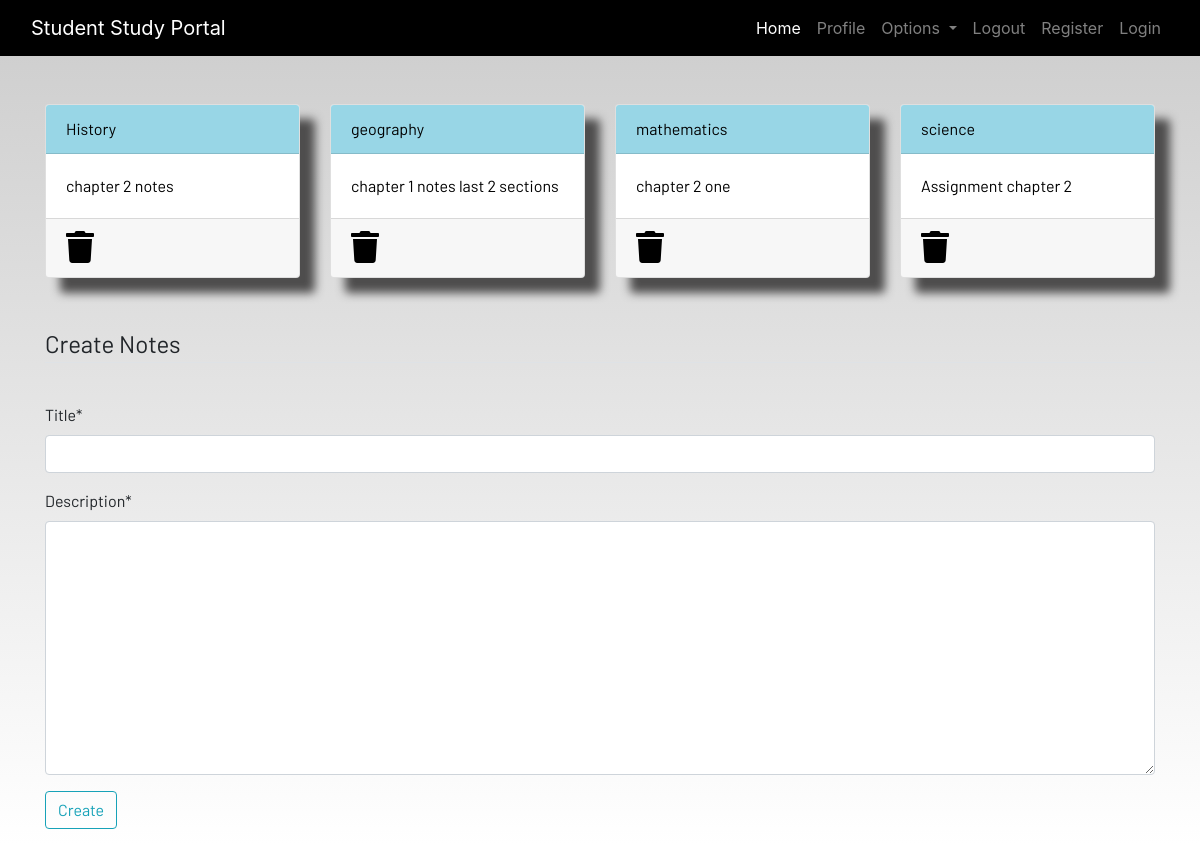
The page /notes (signed in) on the database as committed earlier.
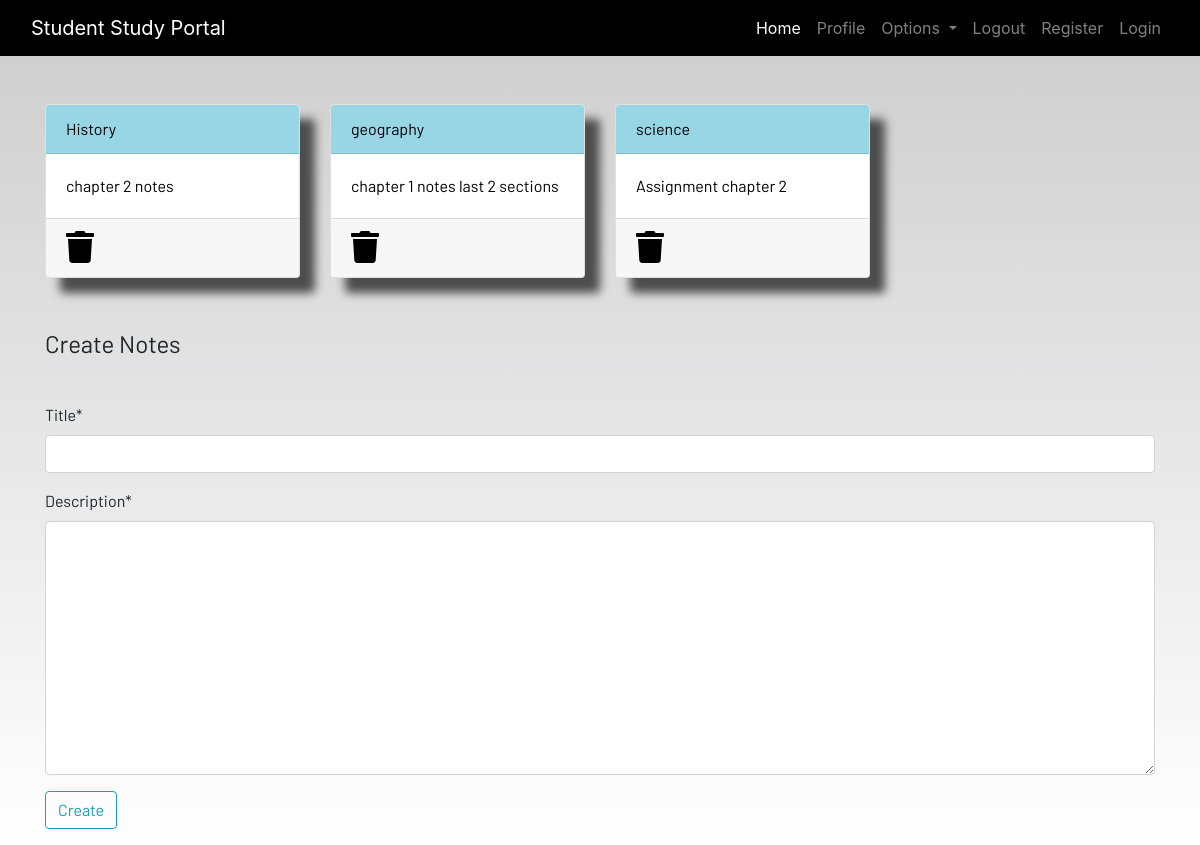
The same page on the database as committed later.
### Dashboard/models.py (models this page shows, shortened)
class Notes(models.Model):   #class notes containning below 3 columns
    user = models.ForeignKey(User,on_delete=models.CASCADE)   #when this user is deleted then this notes also deleted from database
    title = models.CharField(max_length=200)
    description = models.TextField()
    class Meta:         #for removing that extra s added by django admin
        verbose_name ="notes"    #new name
        verbose_name_plural = "notes"   #previous name

### Dashboard/views.py (the view)
# urls.py: path('notes',views.notes,name="notes"),       #mapping views.notes function
def notes(request):
    if request.method == 'POST':     #added post method
        form = NotesForm(request.POST)
        if form.is_valid():
            notes= Notes(user=request.user,title=request.POST['title'],description=request.POST['description'])
            notes.save()
        messages.success(request,f"Notes Added from {request.user.username} Successfully!")
    else:
        form = NotesForm()
    notes = Notes.objects.filter(user=request.user)    #created notes object and pass request user that is login user
    context = {'notes':notes,'form':form}         #passing notes object using context
    return render(request,'Dashboard/notes.html',context)      #rendering notes file  #passing context object in file

### Dashboard/forms.py
class NotesForm(forms.ModelForm):
    class Meta:
        model = Notes
        fields = ('title','description')

### Dashboard/templates/dashboard/notes.html (shortened to what this page needs)
{% extends 'dashboard/base.html' %}
{% load static %}
{% load crispy_forms_tags %}  >
{% block content %}
<div class="container">
    <div class="row">
        {% for note in notes %}
        <div class="col-md-3">
            <a href="{% url 'notes-detail' note.id %}">
                <div class="card">
                    <div class="card-header">{{note.title}}</div>
                    <div class="card-body">{{note.description|slice:"0:100"}}</div>
                    <div class="card-footer mt-auto "><a href="{% url 'delete-note' note.id %}">
                        <i class="fa fa-trash fa-2x"></i></a>
                    </div>
                </div>
            </a>
        </div>
        {% endfor %}
        <br><br>
    </div>
</div>
<br><br>
<div class="container">
    <form method="POST">
        <fieldset class="form-group">
            <legend class="border-bottom mb-4">Create Notes</legend>
        </fieldset>
        {{form|crispy}}
        <div class="form-group">
            <button href="" class="btn btn-outline-info" type="submit">
                Create
            </button>
        </div>
    </form>
</div>
{% endblock content %}

### Dashboard/templates/dashboard/base.html (shortened to what this page needs)
<!DOCTYPE html>
{% load static %}
<html lang="en">
<head>
  <link rel="stylesheet" href="https://stackpath.bootstrapcdn.com/bootstrap/4.3.1/css/bootstrap.min.css"
 />
  <link rel="stylesheet" href="https://use.fontawesome.com/releases/v5.7.2/css/all.css"
 />
  <link rel="stylesheet" href="{% static 'css/main.css' %}" />
</head>
<body>
  <header>
    <nav class="navbar navbar-expand-lg navbar-dark bg-dark">
      <div class="container-fluid">
        <a class="navbar-brand" href="#">Student Study Portal</a>
        <div class="collapse navbar-collapse justify-content-end" id="navbarSupportedContent">
          <ul class="navbar-nav mb-2 mb-lg-0">
            <li class="nav-item">
              <a class="nav-link active" aria-current="page" href="#">Home</a>
            </li>
            <li class="nav-item">
              <a class="nav-link" href="#">Profile</a>
            </li>
            <li class="nav-item dropdown">
              <a class="nav-link dropdown-toggle" href="#" id="navbarDropdown" role="button" data-toggle="dropdown"
                aria-haspopup="true" aria-expanded="false">
                Options
              </a>
            </li>
            <li class="nav-item">
              <a class="nav-link" href="#">Logout</a>
            </li>
            <li class="nav-item">
              <a class="nav-link" href="#">Register</a>
            </li>
            <li class="nav-item">
              <a class="nav-link" href="#">Login</a>
            </li>
          </ul>
        </div>
      </div>
    </nav>
  </header>
  <br /><br />
  <main>
    {% block content %}{% endblock content %}
  </main>
</body>
</html>

### static/css/main.css (style rules this page uses)
html { scroll-behavior: smooth; height: 100%; width: 100%; }
main { font-family: Barlow, Quicksand, Rubik, sans-serif, serif, 'Times New Roman', Times, serif !important; }
.navbar { background-color: rgb(0, 0, 0) !important; }
.card { box-shadow: 15px 15px 10px rgb(78, 77, 77); }
a { text-decoration: none !important; color: black; }
.card-header { color: black !important; background: rgb(152, 214, 230) !important; transition: 0.3s ease-in; }
html, body { max-width: 100%; overflow-x: hidden; height: 100%; width: 100%; }
body { background: linear-gradient(rgba(0, 0, 0, 0.2), rgba(255, 255, 255, 0.5)); overflow-x: hidden; background-repeat: no-repeat; }
.card-header { background-color: rgb(133, 204, 231); }
.col-md-3 .card { width: 100%; height: 100%; }
.fa { color: black; }

Rows that differ between the two databases and show on the page:
removed Notes: title "mathematics", description "chapter 2 one"
